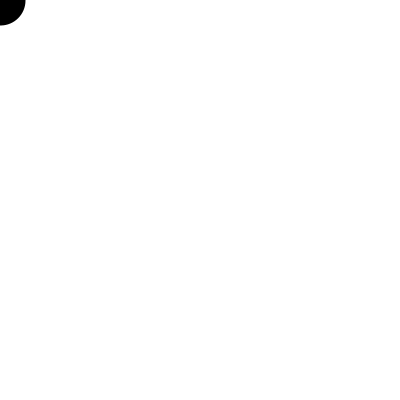
Frame 1 (no input)
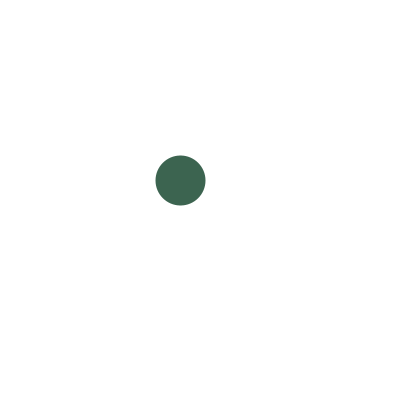
Frame 60 (the mouse pressed at the canvas centre just before this capture)
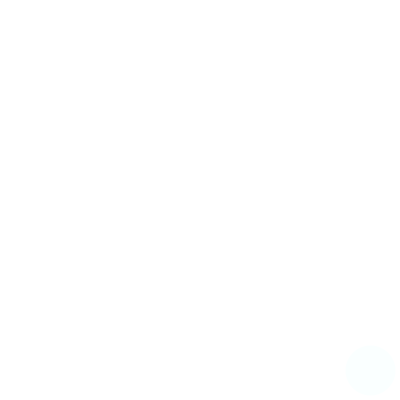
Frame 120 (the mouse held since frame 60 and released just before this capture)

The Processing sketch that drew these frames (run headless with seeded random() and noise(); from frame 60 on, the mouse is pressed at the canvas centre):

// Processing sketch: Challenge_13
// ── Challenge_13.pde
int Fred;
int Paul;
//int Color;


void setup()
{
   size(400,400);
   Fred = 0;
   //Color = 255;
   strokeWeight(50);
   frameRate(20); 
}  

void draw()
{
   stroke(Paul - 120, Paul - 80, Paul - 100); 
   background(255);
   point(Fred,Paul);
   Fred = Fred + 10;
   Paul = Paul + 10; 
   if (Fred > 400)
   {
      Fred = 0; 
   }
   if (Paul > 400)
   {
      Paul = 0; 
   }
   //if (Paul > 25)
   //{
    //  Color = Color - 50;
   //}
}
